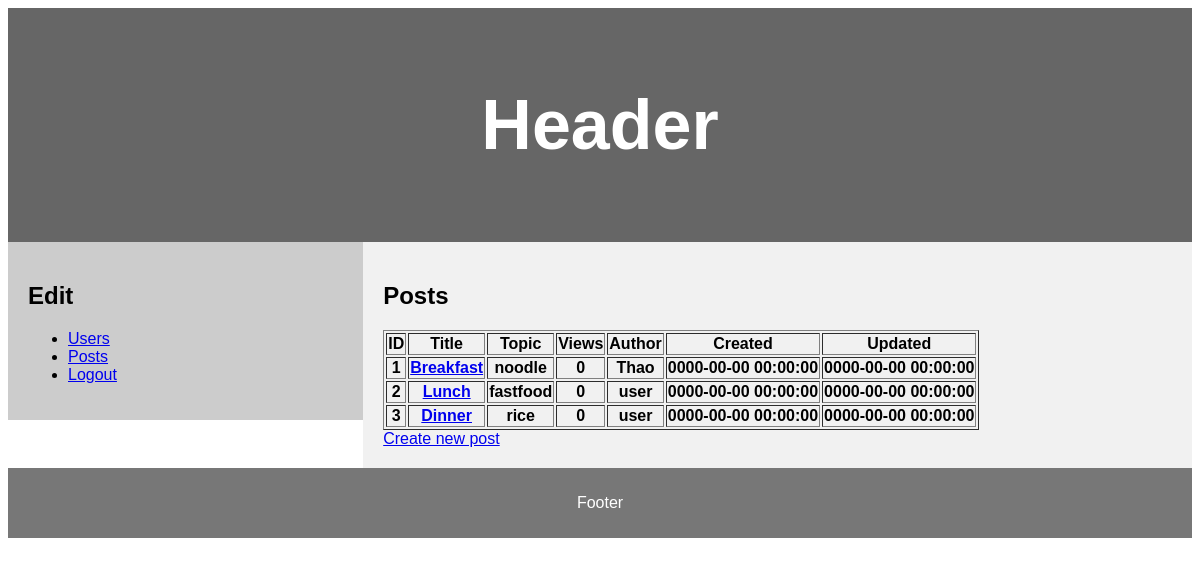
The page /admin/posts.php on the database its author committed.
### tables this page shows
CREATE TABLE `posts`(
	`id` INT(11) NOT NULL AUTO_INCREMENT PRIMARY KEY,
	`uid` INTEGER NOT NULL,
	`tid` INTEGER NOT NULL,
	`title` VARCHAR(255) NOT NULL,
	`views` INT(11) NOT NULL DEFAULT '0',
	`content` TEXT NOT NULL,
	`created_at` TIMESTAMP NOT NULL DEFAULT CURRENT_TIMESTAMP ON UPDATE CURRENT_TIMESTAMP,
	`updated_at` TIMESTAMP NOT NULL DEFAULT '0000-00-00 00:00:00',
	FOREIGN KEY (`uid`) REFERENCES `users`(`id`)
		ON DELETE CASCADE
		ON UPDATE RESTRICT,
	FOREIGN KEY (`tid`) REFERENCES `topics`(`id`)
		ON DELETE CASCADE
		ON UPDATE RESTRICT
);

CREATE TABLE `topics` (
	`id` INT(11) NOT NULL AUTO_INCREMENT PRIMARY KEY,
	`topic` VARCHAR(255) NOT NULL
);

CREATE TABLE `users` (
	`id` INT(11) NOT NULL AUTO_INCREMENT PRIMARY KEY,
	`username` VARCHAR(255) NOT NULL UNIQUE,
	`email` VARCHAR(255) NOT NULL UNIQUE,
	`role` ENUM('admin', 'user') DEFAULT 'user',
	`password` varchar(255) NOT NULL
);

### DB/admin_functions.php (called while the page is built, shortened)
<?php
function getUserById($uid)
{
    global $conn;
    $query = "SELECT * FROM users WHERE id='$uid'";
    $result = mysqli_query($conn, $query);
    $user = mysqli_fetch_assoc($result);
    return $user;
}
function getTopicById($tid)
{
    global $conn;
    $query = "SELECT * FROM topics WHERE id='$tid'";
    $result = mysqli_query($conn, $query);
    $topic = mysqli_fetch_assoc($result);
    return $topic;
}
function getAllPosts()
{
    global $conn;
    $query = "SELECT * FROM posts";
    $result = mysqli_query($conn, $query);
    $posts = mysqli_fetch_all($result, MYSQLI_ASSOC);
    if (empty($posts)) {
        echo "BUG!";
        return null;
    } else {
        return $posts;
    }
}

### admin/posts.php (the view)
<?php require_once("../config.php"); ?>
<?php require_once(DB_PATH . "admin_functions.php"); ?>
<?php require_once(ROOT_PATH . "/includes/header.php"); ?>
<section>
    <?php include("includes/navbar.php"); ?>
    <article>
        <h2>Posts</h2>
        <?php $posts = getAllPosts(); ?>
        <table border='1'>
            <thead>
                <tr>
                    <th>ID</th>
                    <th>Title</th>
                    <th>Topic</th>
                    <th>Views</th>
                    <th>Author</th>
                    <th>Created</th>
                    <th>Updated</th>
                </tr>
            </thead>
            <tbody>
                <?php foreach ($posts as $post) { ?>
                <tr>
                    <th>
                        <?php echo $post['id']; ?>
                    </th>
                    <th>
                        <a href="<?php echo 'edit_post.php?pid=' . $post['id']?>"><?php echo $post['title'] ?></a>
                    </th>
                    <th>
                        <?php echo getTopicById($post["tid"])["topic"]; ?>
                    </th>
                    <th>
                        <?php echo $post['views']; ?>
                    </th>
                    <th>
                        <?php echo getUserById($post["uid"])["username"]; ?>
                    </th>
                    <th>
                        <?php echo $post['created_at']; ?>
                    </th>
                    <th>
                        <?php echo $post['updated_at']; ?> </th>
                </tr>
                <?php } ?>
            </tbody>
        </table>
        <a href="create_post.php">Create new post</a>
    </article>
</section>
<?php require_once(ROOT_PATH . "/includes/footer.php"); ?>

### includes/header.php (style rules this page uses)
* { box-sizing: border-box; }
body { font-family: Arial, Helvetica, sans-serif; }
article { float: left; padding: 20px; width: 70%; background-color: #f1f1f1; }
section:after { content: ""; display: table; clear: both; }

### rows shown on the page
posts: id "1", title "Breakfast", tid.topic "noodle", views "0", uid.username "Thao", created_at "0000-00-00 00:00:00", updated_at "0000-00-00 00:00:00"
posts: id "2", title "Lunch", tid.topic "fastfood", views "0", uid.username "user", created_at "0000-00-00 00:00:00", updated_at "0000-00-00 00:00:00"
posts: id "3", title "Dinner", tid.topic "rice", views "0", uid.username "user", created_at "0000-00-00 00:00:00", updated_at "0000-00-00 00:00:00"
